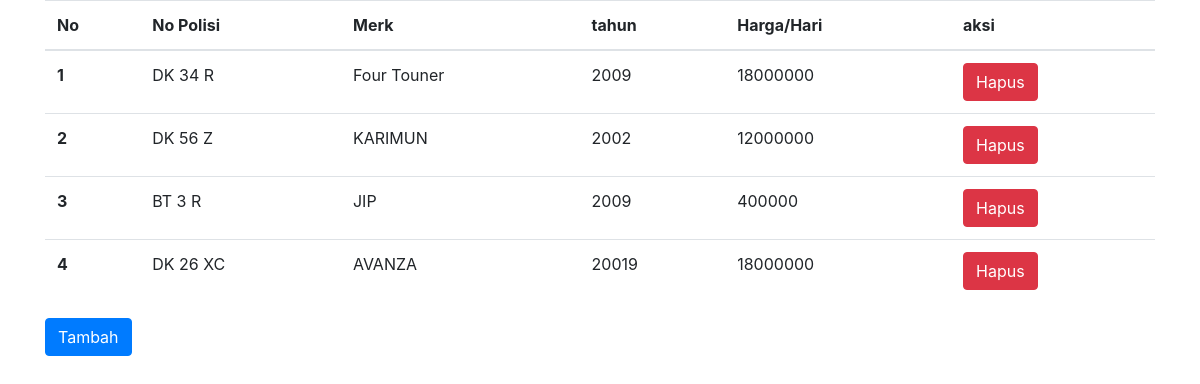
Screenshot of /mobil.php with the database file from the repository.
### tables this page shows
CREATE TABLE `mobil` (
  `id_mobil` int(11) NOT NULL,
  `no_polisi` varchar(12) NOT NULL,
  `merk` varchar(90) NOT NULL,
  `tahun` varchar(10) NOT NULL,
  `harga` double NOT NULL,
  `s_mobil` varchar(20) NOT NULL
);

### mobil.php (the view, shortened to what this page needs)
<!doctype html>
<html lang="en">
  <head>
    <link rel="stylesheet" href="https://maxcdn.bootstrapcdn.com/bootstrap/4.0.0/css/bootstrap.min.css">
      </head>
<body>
  <?php
    include("koneksi.php");
      $cari=mysqli_query($koneksi,"select * from mobil") or die(mysqli_error());
   ?>
    <div class="container">
      <table class="table table-hover">
        <thead>
          <tr>
            <th>No</th>
            <th >No Polisi</th>
            <th >Merk</th>
            <th >tahun</th>
            <th>Harga/Hari</th>
            <th>aksi</th>
          </tr>
        </thead>
        <tbody>
          <?php
          $no=1;
            while ($data=mysqli_fetch_array($cari)) {
           ?>
          <tr>
            <th scope="row"><?php echo $no; ?></th>
            <td><?php echo $data['no_polisi']; ?></td>
            <td><?php echo $data['merk']; ?></td>
            <td><?php echo $data['tahun']; ?></td>
            <td><?php echo $data['harga']; ?></td>
            <td>
              <a href="?x=hmobil&id=<?php echo $data['id_mobil'];?>" class="btn btn-danger">Hapus</a>
            </td>
          </tr>
          <?php
           $no++;
          }
           ?>
        </tbody>
      </table>
        <a href="?x=tmobil" class="btn btn-primary">Tambah</a>
    </div>
  </body>
</html>

### rows the page displays
mobil: no_polisi "DK 34 R", merk "Four Touner", tahun "2009", harga "18000000"
mobil: no_polisi "DK 56 Z", merk "KARIMUN", tahun "2002", harga "12000000"
mobil: no_polisi "BT 3 R", merk "JIP", tahun "2009", harga "400000"
mobil: no_polisi "DK 26 XC", merk "AVANZA", tahun "20019", harga "18000000"
